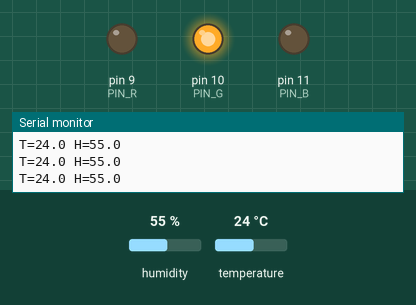
This sketch was run on a simulated Arduino Uno, built with avr-gcc and run on an emulated ATmega328P. Parts: output pins drawn as LEDs (lit = HIGH), the last lines printed to the serial monitor. Inputs (shaded band) come from the test bench; at power-on: humidity 55 %, temperature 24 °C.

Above: at 6.8 s.
6.9 s: humidity set to 41 %
12.3 s: humidity set to 38 %
At 14.6 s:
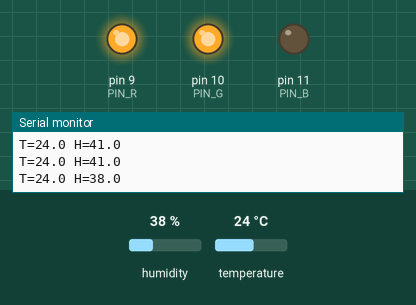
17.7 s: temperature set to 21 °C
23.1 s: temperature set to 18 °C
At 27.3 s:
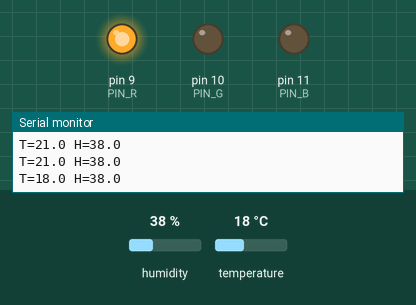
28.5 s: humidity set to 40 %
At 30.4 s:
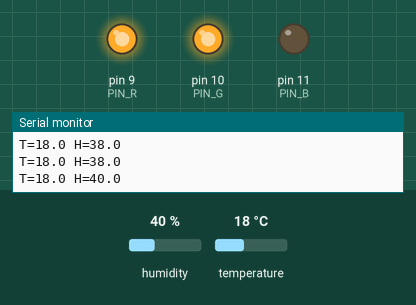
33.9 s: humidity set to 22 %
At 34.7 s:
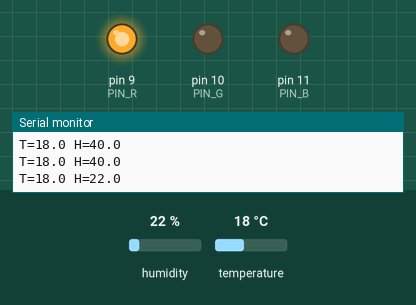
Timing chart, 0 to 36.9 s (numbered marks = the images above; inputs shaded):
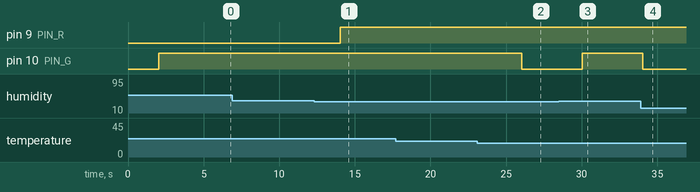

Measured:
- the behaviour switches between 40 and 39 % on humidity (found by bisection; images 0 and 1)
- the behaviour switches between 20 and 19 °C on temperature (found by bisection; images 1 and 2)
- after the input at 12.3 s, pin 9 (PIN_R): LOW → HIGH after 1.7 s
- after the input at 23.1 s, pin 10 (PIN_G): HIGH → LOW after 2.9 s
- after the input at 28.5 s, pin 10 (PIN_G): LOW → HIGH after 1.5 s
- after the input at 33.9 s, pin 10 (PIN_G): HIGH → LOW after 0.12 s

The sketch:

5.3.ino
```cpp
#include <DHT.h>

#define DHTPIN 2
#define DHTTYPE DHT11

DHT dht(DHTPIN, DHTTYPE);

const int PIN_R = 9;
const int PIN_G = 10;
const int PIN_B = 11;

const unsigned long INTERVAL = 2000;

unsigned long lastRead = 0;
float lastT = 0.0;
float lastH = 0.0;
bool hasValid = false;

int okCount = 0;
int failCount = 0;
int totalCount = 0;

void setup() {
  Serial.begin(9600);
  dht.begin();
  pinMode(PIN_R, OUTPUT);
  pinMode(PIN_G, OUTPUT);
  pinMode(PIN_B, OUTPUT);
}

void setColor(bool r, bool g, bool b) {
  digitalWrite(PIN_R, r ? HIGH : LOW);
  digitalWrite(PIN_G, g ? HIGH : LOW);
  digitalWrite(PIN_B, b ? HIGH : LOW);
}

void loop() {
  if (millis() - lastRead < INTERVAL) return;
  lastRead = millis();

  float t = dht.readTemperature();
  float h = dht.readHumidity();

  totalCount++;

  if (isnan(t) || isnan(h)) {
    failCount++;
    Serial.println("DHT read error");
    if (hasValid) {
      t = lastT;
      h = lastH;
    } else {
      return;
    }
  } else {
    okCount++;
    lastT = t;
    lastH = h;
    hasValid = true;
  }

  bool tOk = (t >= 20.0 && t <= 25.0);
  bool hOk = (h >= 40.0 && h <= 60.0);

  if (tOk && hOk) {
    setColor(false, true, false);
  } else if (!tOk && !hOk) {
    setColor(true, false, false);
  } else {
    setColor(true, true, false);
  }

  Serial.print("T=");
  Serial.print(t, 1);
  Serial.print(" H=");
  Serial.print(h, 1);

  if (totalCount % 20 == 0) {
    Serial.print(" | stats: ok=");
    Serial.print(okCount);
    Serial.print(" fail=");
    Serial.print(failCount);
    Serial.print(" total=");
    Serial.print(totalCount);
  }
  Serial.println();
}
```
